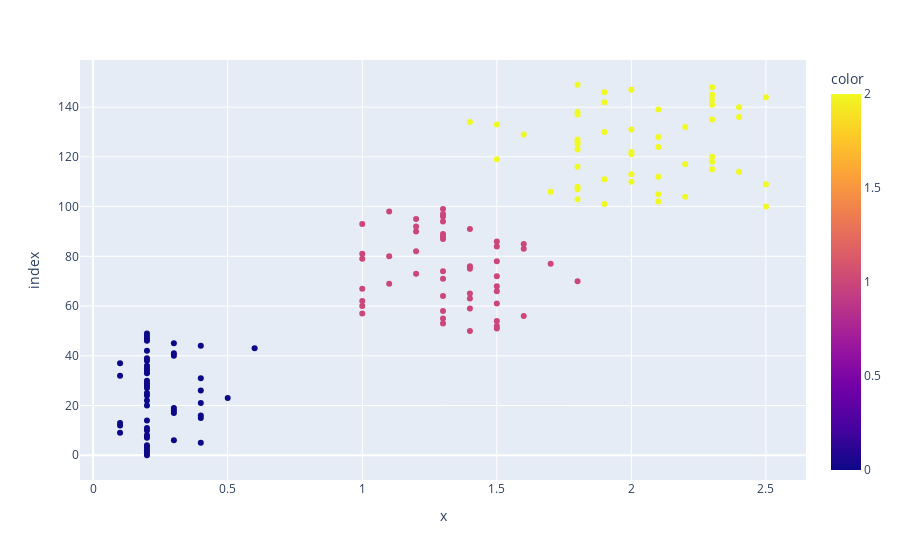

The cell this chart's notebook holds for it:
### Code cell
fig = px.scatter(data_iris.iloc[:,2], data_iris.iloc[:,3] ,color=iris.target)
fig.show()

### Figure 1 — Plotly figure (JSON) as saved in the notebook; plotly's stock layout.template omitted (floating-point values rounded to 4 significant figures; data arrays with more than 128 entries replaced by an {"elided": "..."} marker saying what was removed)
{"data": [{"hovertemplate": "x=%{x}<br>index=%{y}<br>color=%{marker.color}<extra></extra>", "legendgroup": "", "marker": {"color": {"elided": "150 int values"}, "coloraxis": "coloraxis", "symbol": "circle"}, "mode": "markers", "name": "", "orientation": "h", "showlegend": false, "type": "scatter", "x": {"elided": "150 float values"}, "xaxis": "x", "y": {"elided": "150 int values"}, "yaxis": "y"}], "layout": {"coloraxis": {"colorbar": {"title": {"text": "color"}}, "colorscale": [[0, "#0d0887"], [0.1111, "#46039f"], [0.2222, "#7201a8"], [0.3333, "#9c179e"], [0.4444, "#bd3786"], [0.5556, "#d8576b"], [0.6667, "#ed7953"], [0.7778, "#fb9f3a"], [0.8889, "#fdca26"], [1, "#f0f921"]]}, "legend": {"tracegroupgap": 0}, "margin": {"t": 60}, "xaxis": {"anchor": "y", "domain": [0, 1], "title": {"text": "x"}}, "yaxis": {"anchor": "x", "domain": [0, 1], "title": {"text": "index"}}}}
